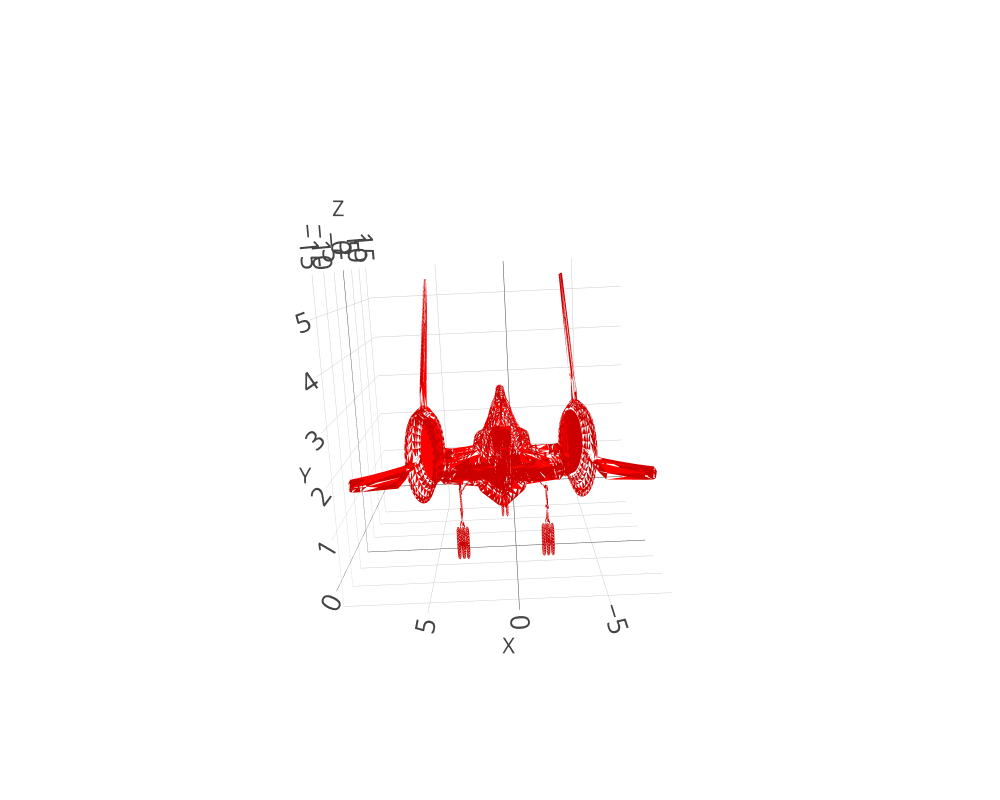

Notebook code cell kept with this figure:
### Code cell
vertices = []
faces = []

# Process each line of the OBJ file
with open('../../Project Data/Aircraft Model/SR71/SR71.obj', 'r') as file:
    for line in file:
        parts = line.split()
        if parts[0] == 'v':  # This is a vertex
            # Convert vertex coordinates to float and add to the list
            vertices.append([float(parts[1]), float(parts[2]), float(parts[3])])
        elif parts[0] == 'f':  # This is a face
            # Convert indices to int and adjust for zero-based indexing (OBJ indices are 1-based)
            faces.append([int(idx.split('/')[0]) - 1 for idx in parts[1:]])

# Now, extract x, y, z coordinates and i, j, k indices for the faces
x, y, z = zip(*vertices)
i, j, k = zip(*[face[:3] for face in faces])  # Assuming all faces are triangles

# Create the Plotly Mesh3d
fig = go.Figure(data=[go.Mesh3d(x=x, 
                                y=y, 
                                z=z, 
                                i=i, 
                                j=j, 
                                k=k,
                                opacity=1,
                                color='red',
                                flatshading=True)])

fig.update_layout(width=1000, 
                  height=800, 
                  template='presentation',
                  scene=dict(aspectmode='manual',
                             aspectratio=dict(x=1, y=1, z=1), 
                             xaxis=dict(showbackground=False, title='X'),
                             yaxis=dict(showbackground=False, title='Y'),
                             zaxis=dict(showbackground=False, title='Z')),
                  scene_camera=dict(eye=dict(x=1.5, 
                                             y=1.5, 
                                             z=1.5)))
fig.show()

### Figure 1 — Plotly figure (JSON) as saved in the notebook; plotly's stock layout.template omitted (floating-point values rounded to 4 significant figures; data arrays with more than 128 entries replaced by an {"elided": "..."} marker saying what was removed)
{"data": [{"color": "red", "flatshading": true, "i": {"elided": "10600 int values"}, "j": {"elided": "10600 int values"}, "k": {"elided": "10600 int values"}, "opacity": 1, "type": "mesh3d", "x": {"elided": "11808 float values"}, "y": {"elided": "11808 float values"}, "z": {"elided": "11808 float values"}}], "layout": {"height": 800, "scene": {"aspectmode": "manual", "aspectratio": {"x": 1, "y": 1, "z": 1}, "camera": {"center": {"x": 0, "y": 0, "z": 0}, "eye": {"x": -0.02451, "y": 0.5365, "z": -2.542}, "projection": {"type": "perspective"}, "up": {"x": 0, "y": 0, "z": 1}}, "xaxis": {"showbackground": false, "title": {"text": "X"}, "type": "linear"}, "yaxis": {"showbackground": false, "title": {"text": "Y"}, "type": "linear"}, "zaxis": {"showbackground": false, "title": {"text": "Z"}, "type": "linear"}}, "width": 1000}}
